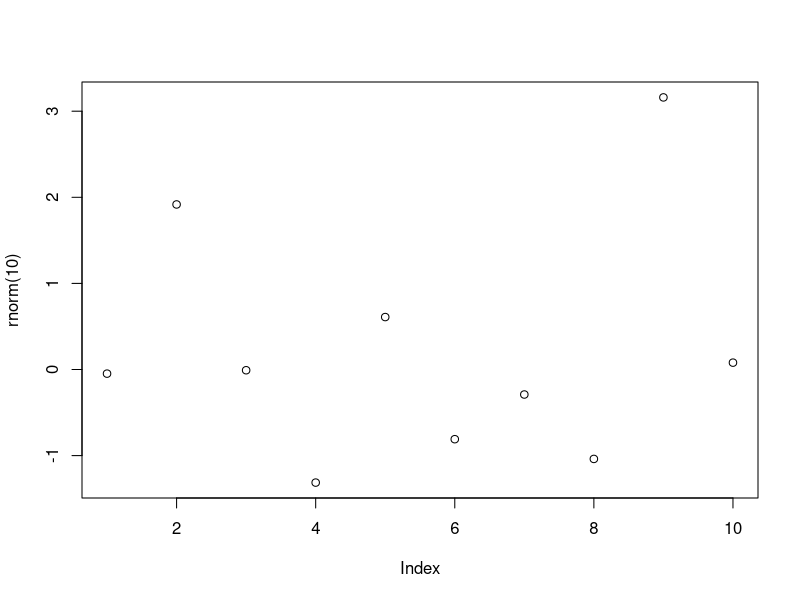

This figure's R source: (Note: this script raises an error after producing the figure.)
# Funções

# Obs: Caso tenha problemas com a acentuação, consulte este link:
# https://support.rstudio.com/hc/en-us/articles/200532197-Character-Encoding

# Configurando o diretório de trabalho
# Coloque entre aspas o diretório de trabalho que você está usando no seu computador
# Não use diretórios com espaço no nome
setwd("C:/FCD/BigDataRAzure/Cap03")
getwd()

# Help
?sample
args(sample)
args(mean)
args(sd)


# Funções Built-in
abs(-43)
sum(c(1:5))
mean(c(1:5))
round(c(1.1:5.8))
rev(c(1:5))
seq(1:5)
sort(rev(c(1:5)))
append(c(1:5), 6)

vec1 <- c(1.5, 2.5, 8.4, 3.7, 6.3)
vec2 <- rev(vec1)
vec2


# Funções dentro de funções
plot(rnorm(10))
mean(c(abs(vec1), abs(vec2)))


# Criando funções
myfunc <- function(x) { x + x }
myfunc(10)
class(myfunc)

myfunc2 <- function(a, b) {
  valor = a ^ b
  print(valor)
}
myfunc2(3, 2)

jogando_dados <- function() {
  num <- sample(1:6, size = 1) #Local
  num
}

jogando_dados()


# Escopo
print(num)
num <- c(1:6)
num #Global


# Funções sem número definido de argumentos
vec1 <- (10:13)
vec2 <- c("a", "b", "c", "d")
vec3 <- c(6.5, 9.2, 11.9, 5.1)

myfunc3 <- function(...){
  df = data.frame(cbind(...))
  print(df)
}

myfunc3(vec1)

myfunc3(vec2, vec3)

myfunc3(vec1, vec2, vec3)


# Funções Built-in - Não tente recriar a roda
# Comparação de eficiência entre função vetorizada e função "vetorizada no R"

x <- 1:10000000

# Função que calcula a raiz quadrada de cada elemento de um vetor de números
meu_sqrt <- function(numeros) {
  resp <- numeric(length(numeros))
  for(i in seq_along(numeros)) {
    resp[i] <- sqrt(numeros[i])
  }
  return(resp)
}


system.time(x2a <- meu_sqrt(x))

system.time(x2b <- sqrt(x))

# Sua máquina pode apresentar resultado diferente por conta da precisão de cálculo do processador.
identical(x2a, x2b)



